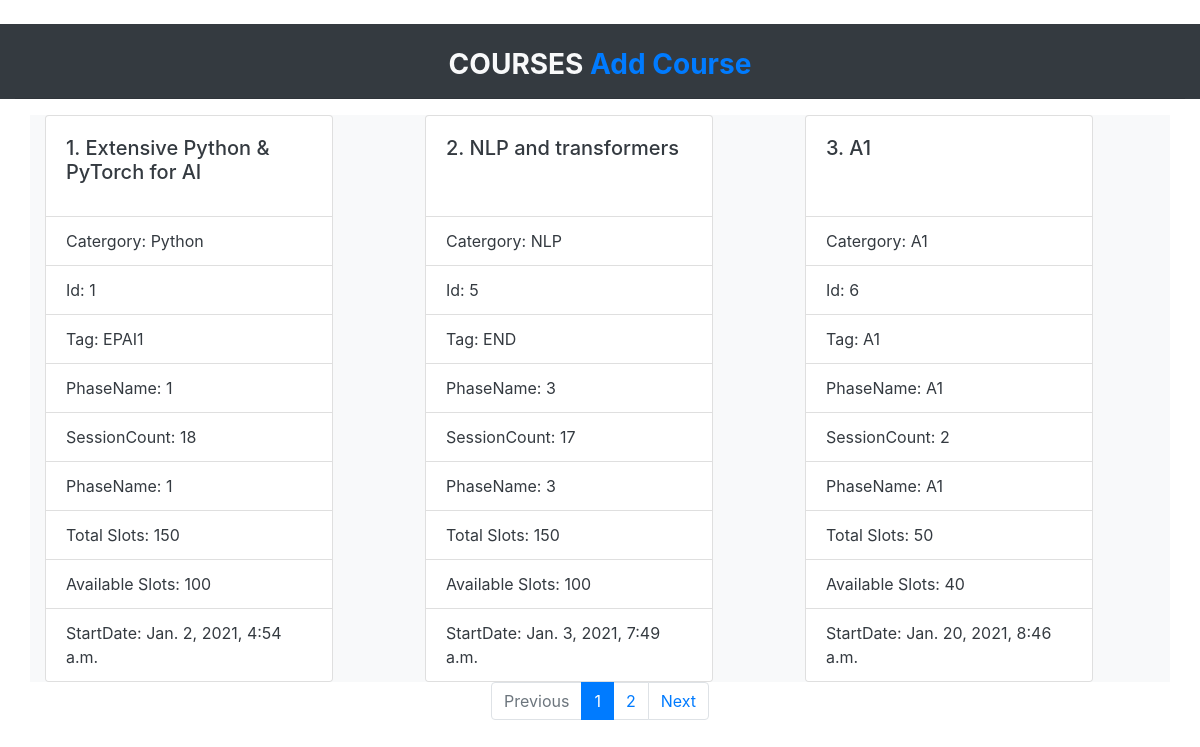
The page / on the database its author committed.
### lmx/models.py (models this page shows, shortened)
class Course(models.Model):
    courseTag = models.CharField(max_length=6)
    courseName = models.CharField(max_length=40)
    categoryName = models.CharField(max_length=10)
    phaseName = models.CharField(max_length=3)
    sessionCount = models.IntegerField()
    total_slots = models.IntegerField()
    available_slots = models.IntegerField()
    startDateTime = models.DateTimeField(auto_now_add=True)

### lmx/views.py (the view)
# urls.py: path('',views.course_list,name='index'),
def course_list(request):
    course = Course.objects.all()
    paginator = Paginator(course, 3)
    page_number = request.GET.get('page')
    page_obj = paginator.get_page(page_number)
    return render(request,'lmx/course_list.html', {'course_list': page_obj})

### templates/lmx/course_list.html (shortened to what this page needs)
<!DOCTYPE html>
{% load static %}
<html lang="en" dir="ltr">
  <head>
    <link rel="stylesheet" href="{% static "css/lmx.css" %}">
    <link rel="stylesheet" href="https://maxcdn.bootstrapcdn.com/bootstrap/4.0.0/css/bootstrap.min.css">
  </head>
  <body>
    <br>
    <div class="container-fluid bg-dark text-light">
      <br><h3 class="font-weight-bold text-center">COURSES
      <a href="create/">Add Course</a></h3>
      <hr>
    </div>
      <div class="container bg-light text-dark">
        <div class="row">
        {% for course in course_list %}
          <div class="col-md-4 d-flex align-items-stretch">
            <div class="card" style="width: 18rem;">
              <div class="card-body">
                <h5 class="card-title">{{ forloop.counter0|add:"1" }}. {{ course.courseName }}</h5>
              </div>
              <ul class="list-group list-group-flush">
                <li class="list-group-item">Catergory: {{course.categoryName}}</li>
                <li class="list-group-item">Id: {{course.id}}</li>
                <li class="list-group-item">Tag: {{course.courseTag}}</li>
                <li class="list-group-item">PhaseName: {{course.phaseName}}</li>
                <li class="list-group-item">SessionCount: {{course.sessionCount}}</li>
                <li class="list-group-item">PhaseName: {{course.phaseName}}</li>
                <li class="list-group-item">Total Slots: {{course.total_slots}}</li>
                <li class="list-group-item">Available Slots: {{course.available_slots}}</li>
                <li class="list-group-item">StartDate: {{course.startDateTime}}</li>
              </ul>
            </div>
          </div>
            {% endfor %}
    </div>
  </div>
    <nav aria-label="Page navigation example">
      <ul class="pagination justify-content-center">
        {% if course_list.has_previous %}
          <li class="page-item">
            <a class="page-link" href="?page={{ movies.previous_page_number }}">Previous</a>
          </li>
        {% else %}
          <li class="page-item disabled">
            <a class="page-link" href="#" tabindex="-1" aria-disabled="true">Previous</a>
          </li>
        {% endif %}
        {% for i in course_list.paginator.page_range %}
          {% if course_list.number == i %}
            <li class="page-item active" aria-current="page">
              <span class="page-link">
                {{ i }}
              </span>
            </li>
          {% else %}
            <li class="page-item"><a class="page-link" href="?page={{ i }}">{{ i }}</a></li>
          {% endif %}
        {% endfor %}
        {% if course_list.has_next %}
          <li class="page-item">
            <a class="page-link" href="?page={{ course_list.next_page_number }}">Next</a>
          </li>
        {% else %}
          <li class="page-item disabled">
            <a class="page-link" href="#" tabindex="-1" aria-disabled="true">Next</a>
          </li>
        {% endif %}
      </ul>
    </nav>
  </body>
</html>

### rows shown on the page
Course: courseName "Extensive Python & PyTorch for AI", categoryName "Python", id "1", courseTag "EPAI1", phaseName "1", sessionCount "18", total_slots "150", available_slots "100", startDateTime "Jan. 2, 2021, 4:54 a.m."
Course: courseName "NLP and transformers", categoryName "NLP", id "5", courseTag "END", phaseName "3", sessionCount "17", total_slots "150", available_slots "100", startDateTime "Jan. 3, 2021, 7:49 a.m."
Course: courseName "A1", categoryName "A1", id "6", courseTag "A1", phaseName "A1", sessionCount "2", total_slots "50", available_slots "40", startDateTime "Jan. 20, 2021, 8:46 a.m."

### other values the page prints
{{ i }} "1"
{{ i }} "2"
